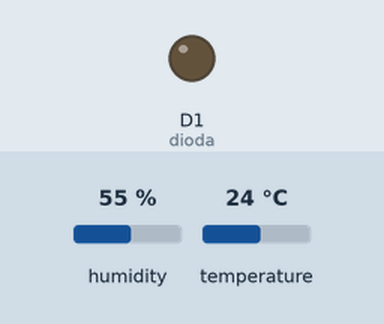
Simulated run of this sketch. Board: ESP8266 (NodeMCU). Shown: output pins drawn as LEDs (lit = HIGH). The test bench sets the inputs (shaded band); at power-on: temperature 24 °C, humidity 55 %. WiFi joins after 1.5 s; servers stay silent unless stated; the Firebase database answers and starts empty; what the sketch prints to the serial monitor is not drawn.

Above: at 2.7 s.
2.8 s: temperature set to 27.6 °C
9.7 s: temperature set to 28.8 °C
At 16.3 s:
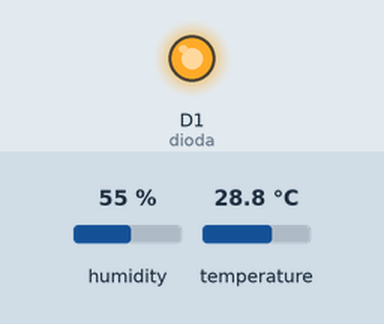
16.9 s: temperature set to 12 °C
19.9 s: temperature set to 33 °C
At 26.9 s:
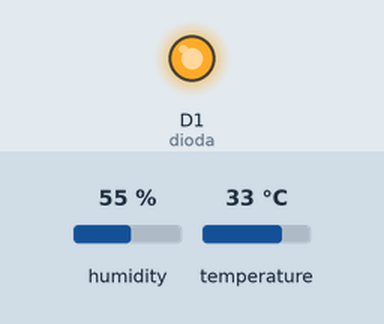
Timing chart, 0 to 28.1 s (numbered marks = the images above; inputs shaded):
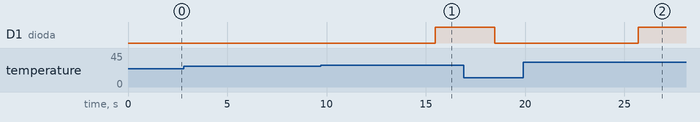

The sketch:

TemperatureRegulation.ino
```cpp
#include <DHT.h>

#include <Arduino.h>
#if defined(ESP32)
#include <WiFi.h>
#elif defined(ESP8266)
#include <ESP8266WiFi.h>
#endif
#include <Firebase_ESP_Client.h>

//Provide the token generation process info.
#include "addons/TokenHelper.h"
//Provide the RTDB payload printing info and other helper functions.
#include "addons/RTDBHelper.h"

// Insert your network credentials
#define WIFI_SSID "Amina"
#define WIFI_PASSWORD "IspitIOT"

// Insert Firebase project API Key
#define API_KEY "AIzaSyCGj-Obwg-UTdPaqYYSebJCYpdd4HTk7y8"

// Insert RTDB URLefine the RTDB URL */
#define DATABASE_URL "https://temperature-regulation-default-rtdb.europe-west1.firebasedatabase.app"

//Define Firebase Data object
FirebaseData fbdo;
FirebaseAuth auth;
FirebaseConfig config;

unsigned long sendDataPrevMillis = 0;
bool signupOK = false;
#include <DHT.h>

DHT dht;
int senzor = D4;
int dioda = D1;
int granicnaVrijednost;
bool jelUpaljeno = false;
int ponavljanje = 0;
int parametarTemperatura=0;
int komanda=0;
int upaliParametar;
int parametarBlinkaj;

void setup() {
  // put your setup code here, to run once:
  pinMode(senzor, INPUT);
  dht.setup(senzor);
  Serial.begin(115200);
  pinMode(dioda, OUTPUT);
  // digitalWrite(dioda,LOW);
  WiFi.begin(WIFI_SSID, WIFI_PASSWORD);
  Serial.print("Connecting to Wi-Fi");
  while (WiFi.status() != WL_CONNECTED) {
    Serial.print(".");
    delay(300);
  }
  Serial.println();
  Serial.print("Connected with IP: ");
  Serial.println(WiFi.localIP());
  Serial.println();

  /* Assign the api key (required) */
  config.api_key = API_KEY;

  /* Assign the RTDB URL (required) */
  config.database_url = DATABASE_URL;

  /* Sign up */
  if (Firebase.signUp(&config, &auth, "", "")) {
    Serial.println("ok");
    signupOK = true;
  } else {
    Serial.printf("%s\n", config.signer.signupError.message.c_str());
  }

  /* Assign the callback function for the long running token generation task */
  config.token_status_callback = tokenStatusCallback;  //see addons/TokenHelper.h

  Firebase.begin(&config, &auth);
  Firebase.reconnectWiFi(true);
}

void loop() {
  if (Firebase.ready() && signupOK && (millis() - sendDataPrevMillis > 3000 || sendDataPrevMillis == 0)) {
    // put your main code here, to run repeatedly:
    float temperatura = dht.getTemperature();

    delay(3000);
    if (Firebase.RTDB.setFloat(&fbdo, "parametri/temperatura", temperatura)) {
      String porukaTemp = "Poslata vrijednost temperature " + String(temperatura);
      Serial.println(porukaTemp);
    } else {
      Serial.println("FAILED");
      Serial.println("REASON: " + fbdo.errorReason());
    }

    if (temperatura > 28) {
      digitalWrite(dioda, HIGH);
      delay(3000);
      digitalWrite(dioda, LOW);
    }

    Firebase.RTDB.getInt(&fbdo, "parametri/parametarTemperatura");
      parametarTemperatura=fbdo.intData();


    if(parametarTemperatura > 30){
      Firebase.RTDB.setInt(&fbdo, "parametri/komanda", 1);
    }
    else{
      Firebase.RTDB.setInt(&fbdo, "parametri/komanda", 0);
    }

    if( Firebase.RTDB.getInt(&fbdo, "parametri/komanda")){
      komanda=fbdo.intData();
      if(komanda==1){
           digitalWrite(dioda, HIGH);
           delay(4000);
           digitalWrite(dioda, LOW);
           delay(1000);
      }

      else
       digitalWrite(dioda, LOW);
    }
    }
}
```

Measured:
- the behaviour switches between 28 and 28.1 °C on temperature (found by bisection; images 0 and 1)
- after the input at 2.8 s, every drawn part: stays the same
- after the input at 9.7 s, D1 (dioda): LOW → HIGH after 5.8 s
- after the input at 19.9 s, D1 (dioda): LOW → HIGH after 5.8 s
